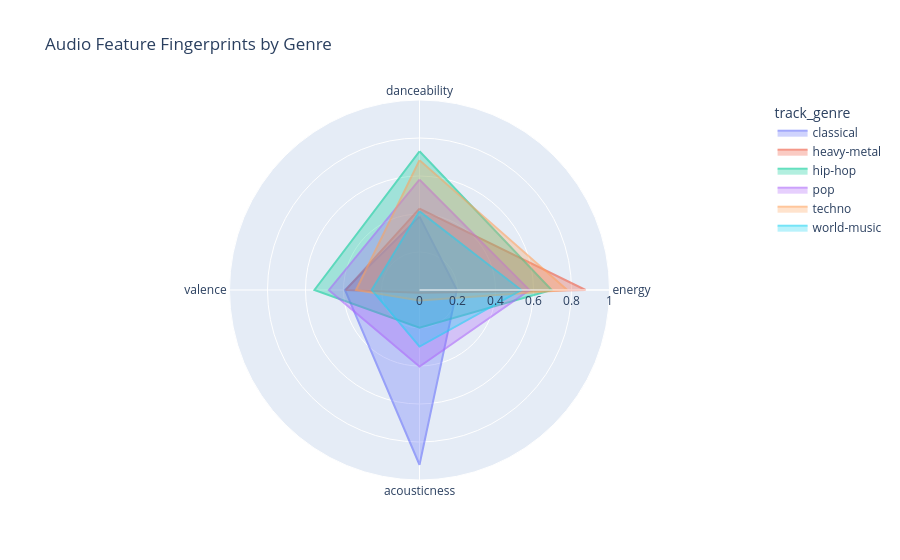

This figure's notebook cell:
### Code cell
melted_stats=pd.melt(genre_stats, id_vars=['track_genre'],value_vars=features,var_name='audio_feature',value_name='average_score')
fig=px.line_polar(melted_stats,r='average_score',theta='audio_feature',color='track_genre',line_close=True,title="Audio Feature Fingerprints by Genre")
fig.update_traces(fill='toself', opacity=0.6)
fig.update_layout(polar=dict(radialaxis=dict(visible=True,range=[0,1])))
fig.show()

### Figure 1 — Plotly figure (JSON) as saved in the notebook; plotly's stock layout.template omitted (floating-point values rounded to 4 significant figures)
{"data": [{"fill": "toself", "hovertemplate": "track_genre=classical<br>averge_score=%{r}<br>audio_feature=%{theta}<extra></extra>", "legendgroup": "classical", "line": {"color": "#636efa", "dash": "solid"}, "marker": {"symbol": "circle"}, "mode": "lines", "name": "classical", "opacity": 0.6, "r": [0.386, 0.1966, 0.9197, 0.392, 0.386], "showlegend": true, "subplot": "polar", "theta": ["danceability", "energy", "acousticness", "valence", "danceability"], "type": "scatterpolar"}, {"fill": "toself", "hovertemplate": "track_genre=heavy-metal<br>averge_score=%{r}<br>audio_feature=%{theta}<extra></extra>", "legendgroup": "heavy-metal", "line": {"color": "#EF553B", "dash": "solid"}, "marker": {"symbol": "circle"}, "mode": "lines", "name": "heavy-metal", "opacity": 0.6, "r": [0.4283, 0.874, 0.015, 0.3883, 0.4283], "showlegend": true, "subplot": "polar", "theta": ["danceability", "energy", "acousticness", "valence", "danceability"], "type": "scatterpolar"}, {"fill": "toself", "hovertemplate": "track_genre=hip-hop<br>averge_score=%{r}<br>audio_feature=%{theta}<extra></extra>", "legendgroup": "hip-hop", "line": {"color": "#00cc96", "dash": "solid"}, "marker": {"symbol": "circle"}, "mode": "lines", "name": "hip-hop", "opacity": 0.6, "r": [0.7301, 0.6951, 0.1979, 0.5529, 0.7301], "showlegend": true, "subplot": "polar", "theta": ["danceability", "energy", "acousticness", "valence", "danceability"], "type": "scatterpolar"}, {"fill": "toself", "hovertemplate": "track_genre=pop<br>averge_score=%{r}<br>audio_feature=%{theta}<extra></extra>", "legendgroup": "pop", "line": {"color": "#ab63fa", "dash": "solid"}, "marker": {"symbol": "circle"}, "mode": "lines", "name": "pop", "opacity": 0.6, "r": [0.5806, 0.5785, 0.4028, 0.4769, 0.5806], "showlegend": true, "subplot": "polar", "theta": ["danceability", "energy", "acousticness", "valence", "danceability"], "type": "scatterpolar"}, {"fill": "toself", "hovertemplate": "track_genre=techno<br>averge_score=%{r}<br>audio_feature=%{theta}<extra></extra>", "legendgroup": "techno", "line": {"color": "#FFA15A", "dash": "solid"}, "marker": {"symbol": "circle"}, "mode": "lines", "name": "techno", "opacity": 0.6, "r": [0.6828, 0.7774, 0.05579, 0.3337, 0.6828], "showlegend": true, "subplot": "polar", "theta": ["danceability", "energy", "acousticness", "valence", "danceability"], "type": "scatterpolar"}, {"fill": "toself", "hovertemplate": "track_genre=world-music<br>averge_score=%{r}<br>audio_feature=%{theta}<extra></extra>", "legendgroup": "world-music", "line": {"color": "#19d3f3", "dash": "solid"}, "marker": {"symbol": "circle"}, "mode": "lines", "name": "world-music", "opacity": 0.6, "r": [0.4139, 0.5352, 0.2974, 0.2512, 0.4139], "showlegend": true, "subplot": "polar", "theta": ["danceability", "energy", "acousticness", "valence", "danceability"], "type": "scatterpolar"}], "layout": {"legend": {"title": {"text": "track_genre"}, "tracegroupgap": 0}, "polar": {"angularaxis": {"direction": "clockwise", "rotation": 90}, "domain": {"x": [0, 1], "y": [0, 1]}, "radialaxis": {"range": [0, 1], "visible": true}}, "title": {"text": "Audio Feature Fingerprints by Genre"}}}
